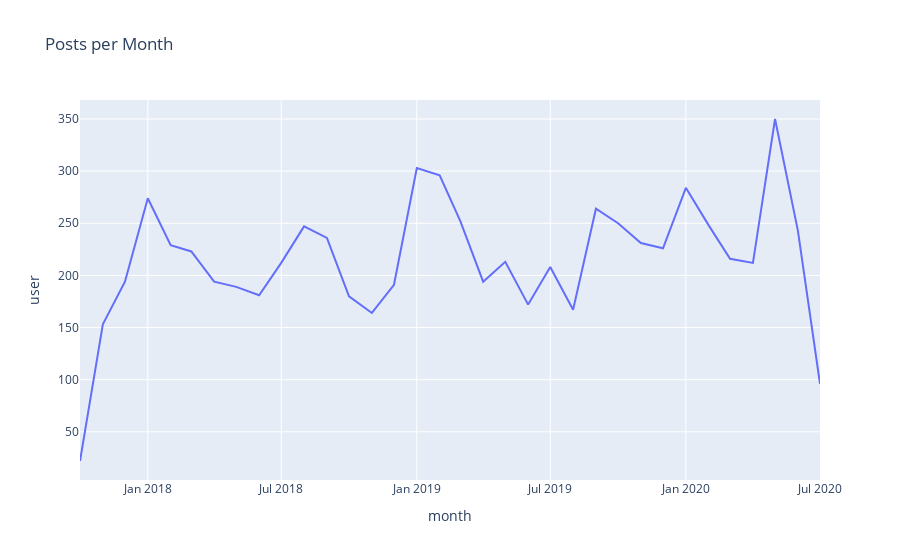

Notebook source saved alongside this figure:
### Code cell
posts_per_month = ynab.groupby("month").count().reset_index()[["month", "user"]]
posts_per_month

fig = px.line(posts_per_month, x="month", y="user", title="Posts per Month")
fig.show()

monthly_diff = posts_per_month.diff().loc[1:,]
monthly_diff["z_score"] = stats.zscore(monthly_diff.user)
monthly_diff.loc[monthly_diff.z_score > 2]

### Figure 1 — Plotly figure (JSON) as saved in the notebook; plotly's stock layout.template omitted (floating-point values rounded to 4 significant figures)
{"data": [{"hovertemplate": "month=%{x}<br>user=%{y}<extra></extra>", "legendgroup": "", "line": {"color": "#636efa", "dash": "solid"}, "mode": "lines", "name": "", "orientation": "v", "showlegend": false, "type": "scatter", "x": ["2017-10-01T00:00:00", "2017-11-01T00:00:00", "2017-12-01T00:00:00", "2018-01-01T00:00:00", "2018-02-01T00:00:00", "2018-03-01T00:00:00", "2018-04-01T00:00:00", "2018-05-01T00:00:00", "2018-06-01T00:00:00", "2018-07-01T00:00:00", "2018-08-01T00:00:00", "2018-09-01T00:00:00", "2018-10-01T00:00:00", "2018-11-01T00:00:00", "2018-12-01T00:00:00", "2019-01-01T00:00:00", "2019-02-01T00:00:00", "2019-03-01T00:00:00", "2019-04-01T00:00:00", "2019-05-01T00:00:00", "2019-06-01T00:00:00", "2019-07-01T00:00:00", "2019-08-01T00:00:00", "2019-09-01T00:00:00", "2019-10-01T00:00:00", "2019-11-01T00:00:00", "2019-12-01T00:00:00", "2020-01-01T00:00:00", "2020-02-01T00:00:00", "2020-03-01T00:00:00", "2020-04-01T00:00:00", "2020-05-01T00:00:00", "2020-06-01T00:00:00", "2020-07-01T00:00:00"], "xaxis": "x", "y": [22, 153, 194, 274, 229, 223, 194, 189, 181, 212, 247, 236, 180, 164, 191, 303, 296, 252, 194, 213, 172, 208, 167, 264, 250, 231, 226, 284, 248, 216, 212, 350, 243, 96], "yaxis": "y"}], "layout": {"legend": {"tracegroupgap": 0}, "title": {"text": "Posts per Month"}, "xaxis": {"anchor": "y", "domain": [0, 1], "title": {"text": "month"}}, "yaxis": {"anchor": "x", "domain": [0, 1], "title": {"text": "user"}}}}
